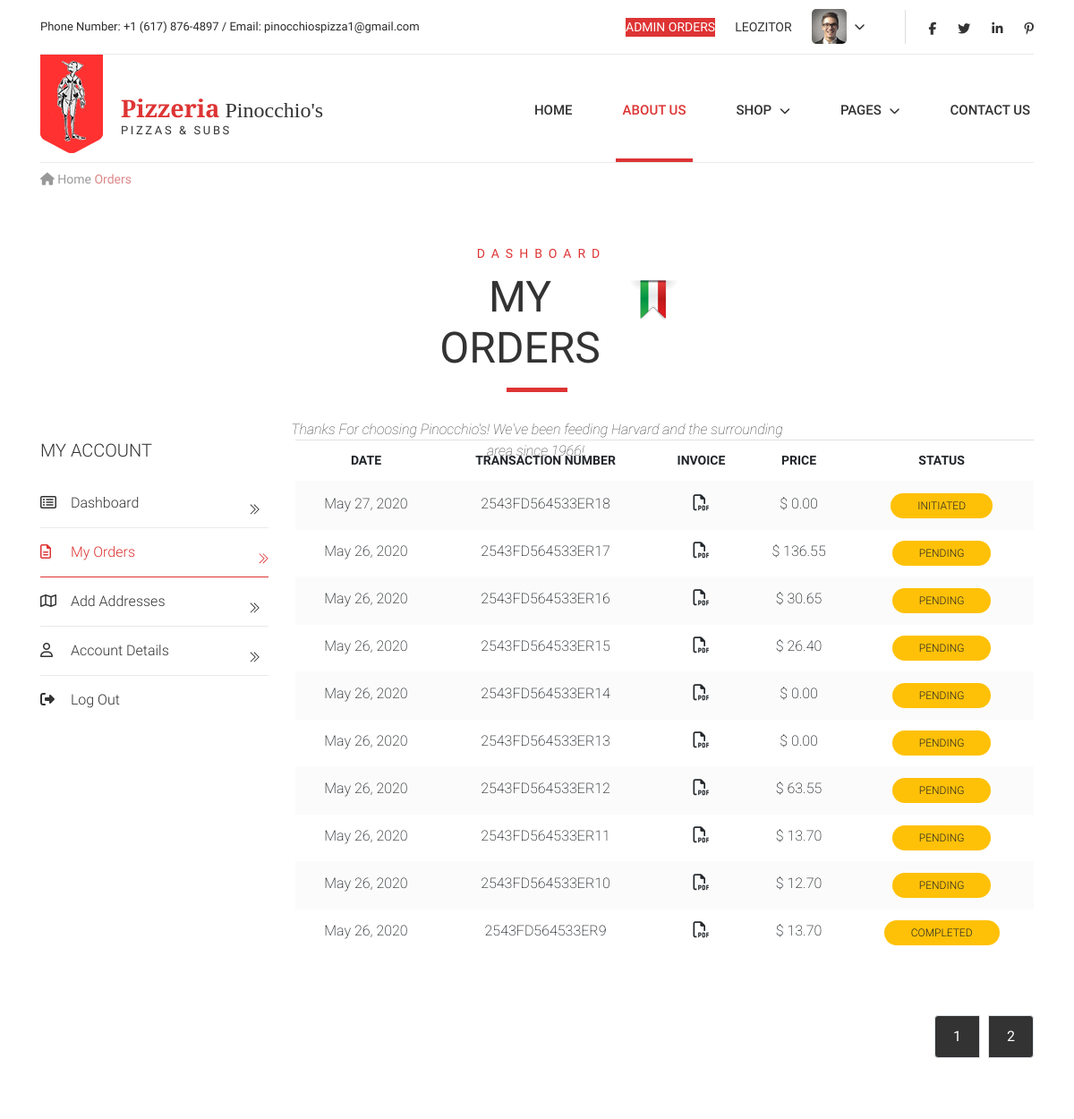
Before: /orders/1 (signed in, upper part) with the older database file.
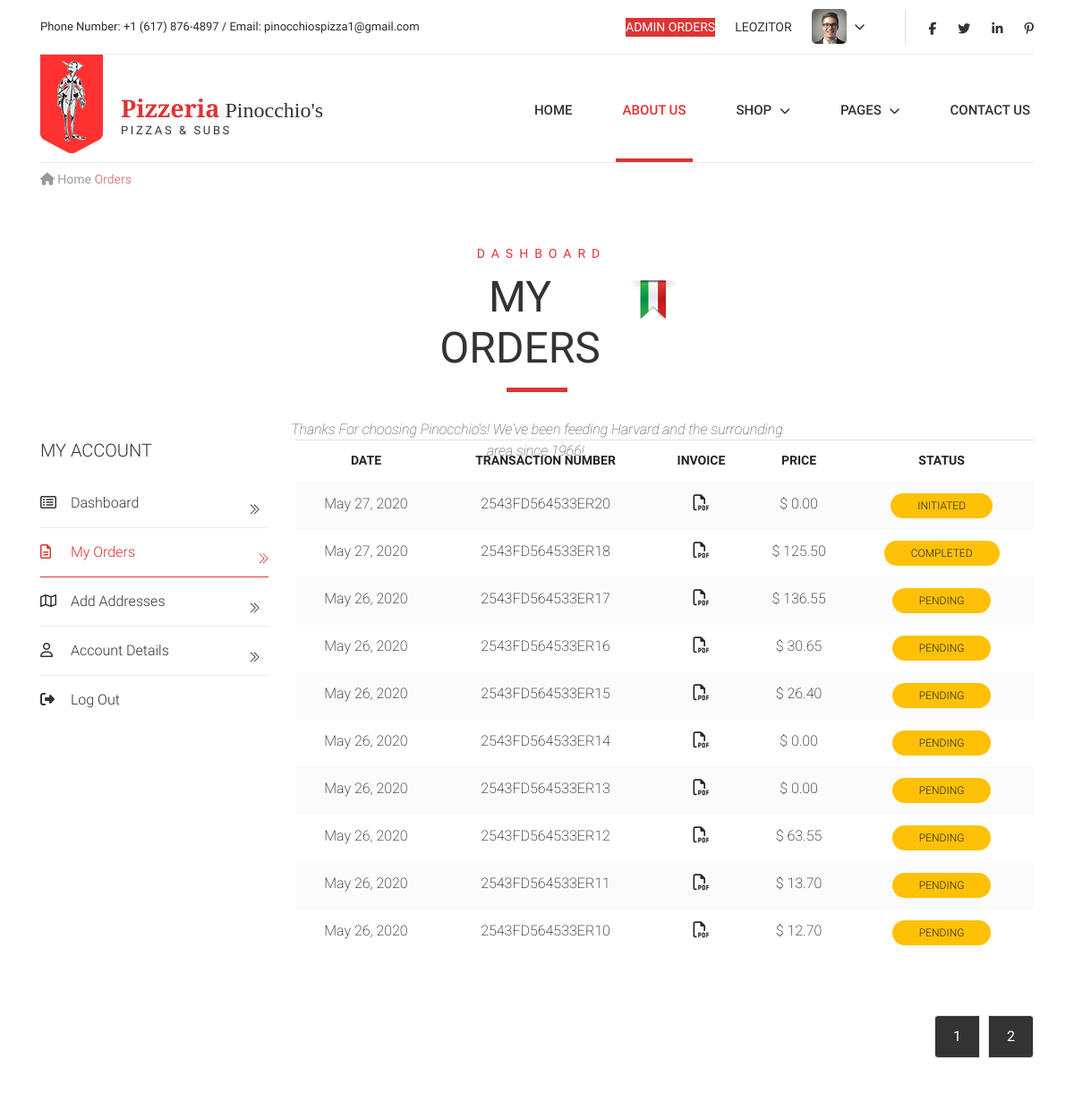
After: the same page with the newer database file.
### orders/models.py (models this page shows, shortened)
class UserOrder(models.Model):
    user = models.ForeignKey(User, on_delete=models.CASCADE)
    status = models.CharField(max_length=64, default='initiated')  # initiated - pending - completed
    date = models.DateField(auto_now_add=True)
    totalPriceOrder = models.DecimalField(max_digits=6, decimal_places=2, default=0)

### orders/views.py (the view)
# urls.py: path('orders/<int:order_page>', views.orders, name='orders'),
@login_required(login_url='login')
def orders(request, order_page):
    context = context_send(request)
    user_orders = context["allUserOrders"]
    user_orders_count = user_orders.count()
    context["allUserOrdersCount"] = user_orders_count
    orderPageList = []
    if user_orders_count < 11:
        return render(request, "orders/myOrders.html", context)
    else:
        allUserOrders = UserOrder.objects.filter(user=request.user)
        for i in range(0, user_orders_count - 10, 10):
            orderPageList.append(allUserOrders[user_orders_count - i - 10:user_orders_count - i])
        orderPageList.append(allUserOrders[0:user_orders_count % 10])
        context["allUserOrder"] = orderPageList[order_page - 1]
        context["allUserOrders"] = orderPageList
        return render(request, "orders/myOrders.html", context)

### templates/orders/myOrders.html (shortened to what this page needs)
{% extends "orders/baseGeneral.html" %}
{% load static %}
{% block head %}
    <link rel="stylesheet" href="{% static 'orders/css/owl.carousel.css' %}">
    <link rel="stylesheet" href="{% static 'orders/css/owl.theme.default.min.css' %}">
{% endblock %}
{% block body %}
    <div class="container">
        <div class="pizza_breadcrumb">
            <a href="index.html"><i class="fa fa-home"></i> Home</a> <span>Orders</span>
        </div>
        <section class="we_are dash_height">
            <div class="piz_title">
                <div class="small_title"><h3>dashboard</h3></div>
                <div class="big_title"><h1 class="dash_big_title">my orders</h1><img
                        src="{% static 'orders/img/italy.png' %}"></div>
            </div>
            <div class="title_devider">
                <p class="line"></p>
            </div>
            <div class="under_title">
                <p>Thanks For choosing Pinocchio's! We've been feeding
                    Harvard and the surrounding area since 1966!.</p>
            </div>
        </section>
        <section class="dashboard">
            <div class="row">
                <div class="col-md-3">
                    <h3 class="title">My Account</h3>
                    <ul>
                        <li><a href="{% url 'orders' 1 %}"><i class="far fa-list-alt"></i> Dashboard </a></li>
                        <li class="active"><a href="{% url 'orders' 1 %}"><i class="far fa-file-alt"></i> My Orders </a>
                        </li>
                        <li><a href="add-address.html"><i class="far fa-map"></i> Add Addresses </a></li>
                        <li><a href="profile.html"><i class="far fa-user"></i> Account Details </a></li>
                        <li><a href="{% url 'logout' %}"><i class="fas fa-sign-out-alt"></i> Log Out</a></li>
                    </ul>
                </div>
                <div class="col-md-9">
                    <table class="table table-striped">
                        <thead>
                        <tr>
                            <th>Date</th>
                            <th class="transaction_th">transaction number</th>
                            <th>invoice</th>
                            <th>price</th>
                            <th class="status_th">status</th>
                        </tr>
                        </thead>
                        <tbody>
                        {% for order in allUserOrder reversed %}
                            <tr>
                                <td>{{ order.date }}</td>
                                <td class="transaction_td">2543FD564533ER{{ order.id }}</td>
                                <td><a href="#"><i class="far fa-file-pdf"></i></a></td>
                                <td>$ {{ order.totalPriceOrder }}</td>
                                <td class="status_td"><span id="badge" class="badge badge-warning">{{ order.status }}</span></td>
                            </tr>
                        {% endfor %}
                        </tbody>
                    </table>
                    <div class="row float-right margin_right_0">
                        <ur class="pagination right">
                            {% if allUserOrdersCount <= 10 %}
                                <li class="page-item">
                                    <a class="page-link active" href="#">1</a>
                                </li>
                            {% else %}
                                {% for i in allUserOrders %}
                                <li class="page-item">
                                    <a class="page-link active" href="{% url 'orders' forloop.counter %}">{{ forloop.counter }}</a>
                                </li>
                                {% endfor %}
                            {% endif %}
                        </ur>
                    </div>
                </div>
            </div>
        </section>
    </div>
{% endblock %}

Changed rows visible on the page:
no longer on this page (row unchanged): UserOrder: date "May 26, 2020", id "9", totalPriceOrder "13.70", status "COMPLETED"
added UserOrder: date "May 27, 2020", id "20", totalPriceOrder "0.00", status "INITIATED"
changed UserOrder id 18: totalPriceOrder "0.00" → "125.50"; status "INITIATED" → "COMPLETED"
